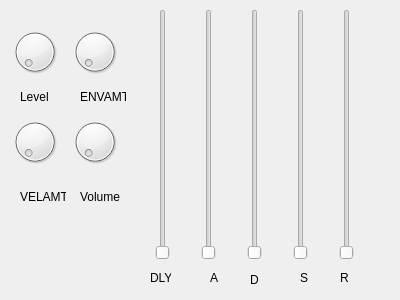
<?xml version="1.0" encoding="UTF-8"?>
<ui version="4.0">
 <class>Dialog</class>
 <widget class="QDialog" name="Dialog">
  <property name="geometry">
   <rect>
    <x>0</x>
    <y>0</y>
    <width>400</width>
    <height>300</height>
   </rect>
  </property>
  <property name="windowTitle">
   <string>Dialog</string>
  </property>
  <widget class="QDial" name="vcaLvl">
   <property name="geometry">
    <rect>
     <x>10</x>
     <y>20</y>
     <width>50</width>
     <height>64</height>
    </rect>
   </property>
   <property name="maximum">
    <number>1024</number>
   </property>
  </widget>
  <widget class="QLabel" name="label">
   <property name="geometry">
    <rect>
     <x>20</x>
     <y>90</y>
     <width>46</width>
     <height>13</height>
    </rect>
   </property>
   <property name="text">
    <string>Level</string>
   </property>
  </widget>
  <widget class="QDial" name="vcaEnvAmt">
   <property name="geometry">
    <rect>
     <x>70</x>
     <y>20</y>
     <width>50</width>
     <height>64</height>
    </rect>
   </property>
   <property name="maximum">
    <number>1024</number>
   </property>
  </widget>
  <widget class="QLabel" name="label_2">
   <property name="geometry">
    <rect>
     <x>80</x>
     <y>90</y>
     <width>46</width>
     <height>13</height>
    </rect>
   </property>
   <property name="text">
    <string>ENVAMT</string>
   </property>
  </widget>
  <widget class="QDial" name="vcaVelAmt">
   <property name="geometry">
    <rect>
     <x>10</x>
     <y>110</y>
     <width>50</width>
     <height>64</height>
    </rect>
   </property>
   <property name="maximum">
    <number>1024</number>
   </property>
  </widget>
  <widget class="QLabel" name="label_3">
   <property name="geometry">
    <rect>
     <x>20</x>
     <y>190</y>
     <width>46</width>
     <height>13</height>
    </rect>
   </property>
   <property name="text">
    <string>VELAMT</string>
   </property>
  </widget>
  <widget class="QDial" name="vcaVolume">
   <property name="geometry">
    <rect>
     <x>70</x>
     <y>110</y>
     <width>50</width>
     <height>64</height>
    </rect>
   </property>
   <property name="maximum">
    <number>1024</number>
   </property>
  </widget>
  <widget class="QLabel" name="label_4">
   <property name="geometry">
    <rect>
     <x>80</x>
     <y>190</y>
     <width>46</width>
     <height>13</height>
    </rect>
   </property>
   <property name="text">
    <string>Volume</string>
   </property>
  </widget>
  <widget class="QLabel" name="label_5">
   <property name="geometry">
    <rect>
     <x>150</x>
     <y>270</y>
     <width>21</width>
     <height>16</height>
    </rect>
   </property>
   <property name="text">
    <string>DLY</string>
   </property>
  </widget>
  <widget class="QLabel" name="label_6">
   <property name="geometry">
    <rect>
     <x>210</x>
     <y>270</y>
     <width>21</width>
     <height>16</height>
    </rect>
   </property>
   <property name="text">
    <string>A</string>
   </property>
  </widget>
  <widget class="QLabel" name="label_7">
   <property name="geometry">
    <rect>
     <x>250</x>
     <y>270</y>
     <width>21</width>
     <height>20</height>
    </rect>
   </property>
   <property name="text">
    <string>D</string>
   </property>
  </widget>
  <widget class="QLabel" name="label_8">
   <property name="geometry">
    <rect>
     <x>300</x>
     <y>270</y>
     <width>21</width>
     <height>16</height>
    </rect>
   </property>
   <property name="text">
    <string>S</string>
   </property>
  </widget>
  <widget class="QLabel" name="label_9">
   <property name="geometry">
    <rect>
     <x>340</x>
     <y>270</y>
     <width>21</width>
     <height>16</height>
    </rect>
   </property>
   <property name="text">
    <string>R</string>
   </property>
  </widget>
  <widget class="QWidget" name="">
   <property name="geometry">
    <rect>
     <x>130</x>
     <y>9</y>
     <width>251</width>
     <height>251</height>
    </rect>
   </property>
   <layout class="QHBoxLayout" name="horizontalLayout">
    <item>
     <widget class="QSlider" name="vcaDelay">
      <property name="maximum">
       <number>1024</number>
      </property>
      <property name="orientation">
       <enum>Qt::Vertical</enum>
      </property>
     </widget>
    </item>
    <item>
     <widget class="QSlider" name="vcaAttack">
      <property name="maximum">
       <number>1024</number>
      </property>
      <property name="orientation">
       <enum>Qt::Vertical</enum>
      </property>
     </widget>
    </item>
    <item>
     <widget class="QSlider" name="vcaDecay">
      <property name="maximum">
       <number>1024</number>
      </property>
      <property name="orientation">
       <enum>Qt::Vertical</enum>
      </property>
     </widget>
    </item>
    <item>
     <widget class="QSlider" name="vcaSustain">
      <property name="maximum">
       <number>1024</number>
      </property>
      <property name="orientation">
       <enum>Qt::Vertical</enum>
      </property>
     </widget>
    </item>
    <item>
     <widget class="QSlider" name="vcaRelease">
      <property name="maximum">
       <number>1024</number>
      </property>
      <property name="orientation">
       <enum>Qt::Vertical</enum>
      </property>
     </widget>
    </item>
   </layout>
  </widget>
 </widget>
 <resources/>
 <connections/>
</ui>
